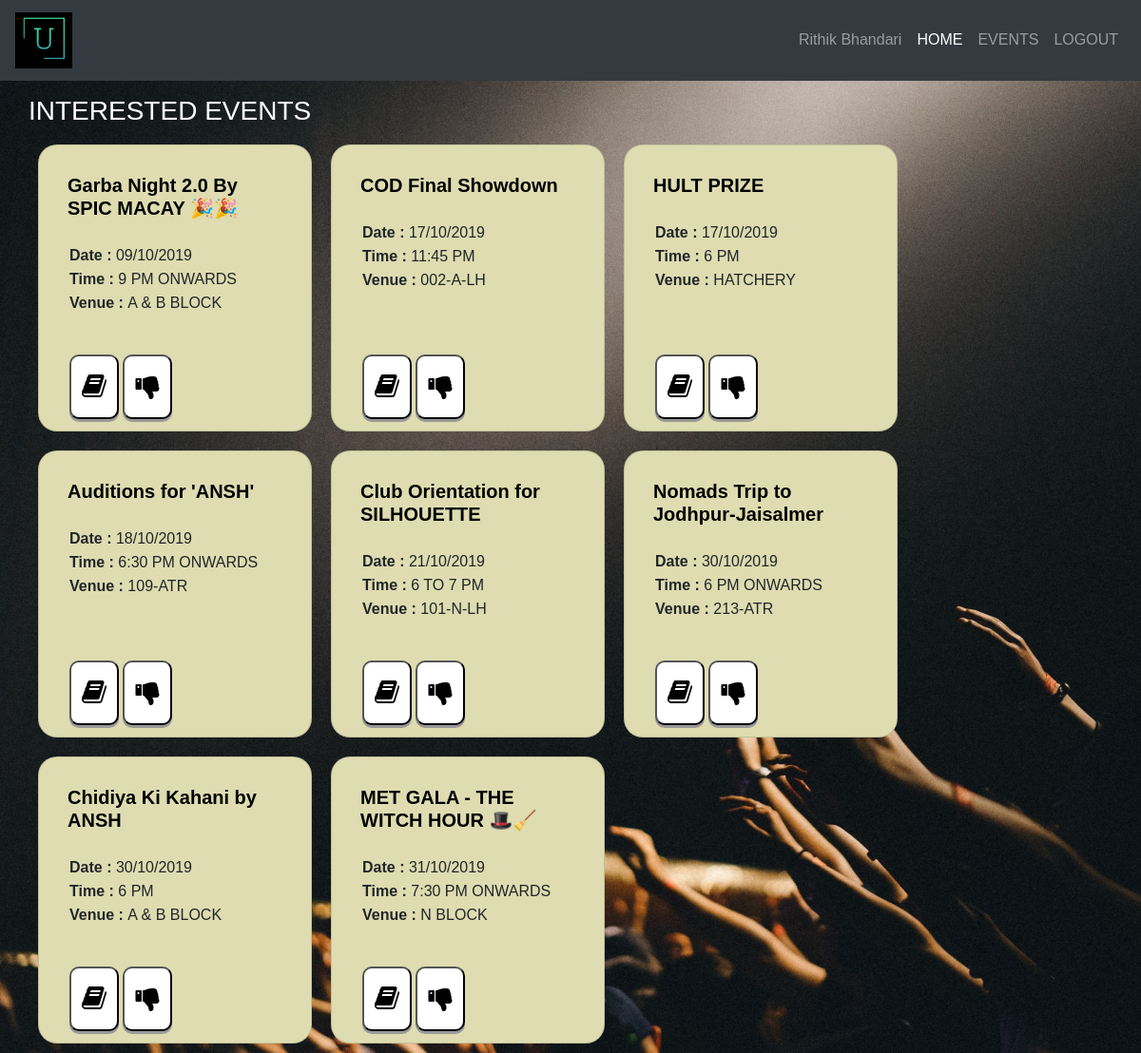
Screenshot of /user/E19CSE080 (signed in) with the database file from the repository.
### models.py (models this page shows, shortened)
class UserModel(db.Model):
    __tablename__ = 'users'
    Name = db.Column(db.String(255), nullable=False)
    ID = db.Column(db.String(15), nullable=False, primary_key=True)
    Password = db.Column(db.String(100), nullable=False)
    InterestedActivities = db.Column(db.Text, nullable=False, default='')

class EventsModel(db.Model):
    __tablename__ = 'events'
    ID = db.Column(db.String(8), nullable=False, primary_key=True)
    EventHeading = db.Column(db.String(255), nullable=False)
    EventDescription = db.Column(db.Text, nullable=False)
    EventDate = db.Column(db.String(20), nullable=False)
    EventTime = db.Column(db.String(255), nullable=False)
    EventVenue = db.Column(db.String(255), nullable=False)

### app.py (the view)
@app.route('/user/<string:user_id>')
def logged_in_user(user_id):
    user_id = user_id.upper()
    if 'user' in session and session['user'] == user_id:
        rs = UserModel.query.filter_by(ID=user_id).first()
        favourite_events = str(rs.InterestedActivities).split(',')  # user's fav events
        favourite_events = favourite_events[:-1]  # as last event is always ''
        events = []
        for event in favourite_events:
            events.append(EventsModel.query.filter_by(ID=event).first())
        return render_template("panels/user/homepage.html", events=sort_events(events))
    else:
        flash(f"User '{user_id}' Not Logged In", 'danger')
        print(f"User '{user_id}' Not Logged In")
        return redirect('/login')

### app.py (called while the page is built)
def sort_events(lst):  # sort events based on date only
    new_list = []
    while lst:
        minimum = datetime.strptime(lst[0].EventDate, '%d/%m/%Y').date()
        ev = lst[0]
        for e in lst:
            event_date = datetime.strptime(e.EventDate, '%d/%m/%Y').date()
            if event_date < minimum:
                minimum = event_date
                ev = e
        new_list.append(ev)
        if ev in lst:
            lst.remove(ev)
    return new_list

def get_session():
    return session

@app.before_request
def make_session_permanent():
    session.permanent = True
    app.permanent_session_lifetime = timedelta(minutes=15)

### templates/panels/user/homepage.html (shortened to what this page needs)
{% extends "layout.html" %}
    {% block body %}
    <h3 style="color:white;">INTERESTED EVENTS</h3>
    {% for event in events %}
    <div class="card" style="width: 18rem;">
        <div class="card-body">
            <h5 class="card-text" style="color:black;"><b>{{event.EventHeading}}</b></h5>
            <br/>
            <h6 class="card-subtitle mb-2"><b>Date : </b>{{event.EventDate}}</h6>
            <h6 class="card-subtitle mb-2"><b>Time : </b>{{event.EventTime}}</h6>
            <h6 class="card-subtitle mb-2"><b>Venue : </b>{{event.EventVenue}}</h6>
            <div class="card-btn-container">
            <a href="/events/{{event.ID}}" data-toggle="tooltip" title="Read More">
                <button>
                    <i class="fa fa-book"></i>
                </button>
            </a>
            <a href="/events/remove-from-fav/{{event.ID}}" data-toggle="tooltip" title="Remove From Favourites">
                <button>
                    <i class="fa fa-thumbs-down"></i>
                </button>
            </a>
            </div>
        </div>
    </div>
    {% endfor %}
    {% endblock %}

### templates/layout.html (shortened to what this page needs)
<!DOCTYPE html>
<html lang="en">
<head>
    <link rel="stylesheet" href="https://stackpath.bootstrapcdn.com/bootstrap/4.3.1/css/bootstrap.min.css"
>
    {% block head %}
    <link rel="stylesheet" href="https://cdnjs.cloudflare.com/ajax/libs/font-awesome/4.7.0/css/font-awesome.min.css">
    <link rel="stylesheet" type="text/css" href="{{ url_for('static',filename='css/layout-style.css') }}">
    {% endblock %}
</head>
<body>
{% set session = get_session() %}
    <header>
        <nav class="navbar navbar-expand-lg navbar-dark bg-dark fixed-top">
            <a class="navbar-brand" href="/"><img src="{{ url_for('static',filename='img/logo.png') }}" alt="Logo"
                    width="60">
            </a>
            <div class="collapse navbar-collapse" id="navbarSupportedContent">
                <ul class="navbar-nav ml-auto">
                    <li class="nav-item">
                        <a class="nav-link" href="/dashboard">{{ session['name'] }}</a>
                    </li>
                    <li class="nav-item active">
                        <a class="nav-link" href="/">HOME<span class="sr-only">(current)</span></a>
                    </li>
                    <li class="nav-item">
                        <a class="nav-link" href="/events">EVENTS</a>
                    </li>
                    {% if 'user' in session or 'admin' in session %}
                    <li class="nav-item">
                        <a class="nav-link" href="/logout">LOGOUT</a>
                    </li>
                    {% else %}
                    <li class="nav-item">
                        <a class="nav-link" href="/login">LOGIN</a>
                    </li>
                    {% endif %}
                </ul>
            </div>
        </nav>
    </header>
    <section class="content">
        {% block body %}{% endblock %}
    </section>
</body>
</html>

### static/css/layout-style.css (style rules this page uses)
:root { --primary-color: white; --card-background: #dedcb0; --text-color: black; --card-button-color: #fff; }
* { padding: 0; margin: 0; font-family: sans-serif; }
body { background: url("/static/img/bg.jpg"); background-size: cover; }
a { color: var(--text-color); }
section[class="content"] { padding-top: 100px; width: 95%; justify-content: center; margin: 0 auto; }
.card { float: left; border-radius: 20px; padding: 10px; margin: 10px; width: 100%; background: var(--card-background); }
.card-body { height:280px; }
.card-body .card-subtitle { padding:2px; }
input[type="button"],button { background-color: var(--card-button-color); padding: 5px; text-align: center; border-radius: 10px; text-decoration: none; display: inline-block; font-size: 16px; cursor: pointer; outline: none; box-shadow: 0 3px #999; transition: 0.1s; }
a button { font-size:28px; padding:11px; }
.card-btn-container { position:absolute; padding:2px; bottom:10px; }
header { position: absolute; z-index: 2; width: 100%; }

### templates/panels/user/homepage.html (style rules this page uses)
.card-body { height:280px; }

### rows the page displays
UserModel: name "Rithik Bhandari"
EventsModel: EventHeading "Garba Night 2.0 By SPIC MACAY 🎉🎉", EventDate "09/10/2019", EventTime "9 PM ONWARDS", EventVenue "A & B BLOCK"
EventsModel: EventHeading "COD Final Showdown", EventDate "17/10/2019", EventTime "11:45 PM", EventVenue "002-A-LH"
EventsModel: EventHeading "HULT PRIZE", EventDate "17/10/2019", EventTime "6 PM", EventVenue "HATCHERY"
EventsModel: EventHeading "Auditions for 'ANSH'", EventDate "18/10/2019", EventTime "6:30 PM ONWARDS", EventVenue "109-ATR"
EventsModel: EventHeading "Club Orientation for SILHOUETTE", EventDate "21/10/2019", EventTime "6 TO 7 PM", EventVenue "101-N-LH"
EventsModel: EventHeading "Nomads Trip to Jodhpur-Jaisalmer", EventDate "30/10/2019", EventTime "6 PM ONWARDS", EventVenue "213-ATR"
EventsModel: EventHeading "Chidiya Ki Kahani by ANSH", EventDate "30/10/2019", EventTime "6 PM", EventVenue "A & B BLOCK"
EventsModel: EventHeading "MET GALA - THE WITCH HOUR 🎩🧹", EventDate "31/10/2019", EventTime "7:30 PM ONWARDS", EventVenue "N BLOCK"
